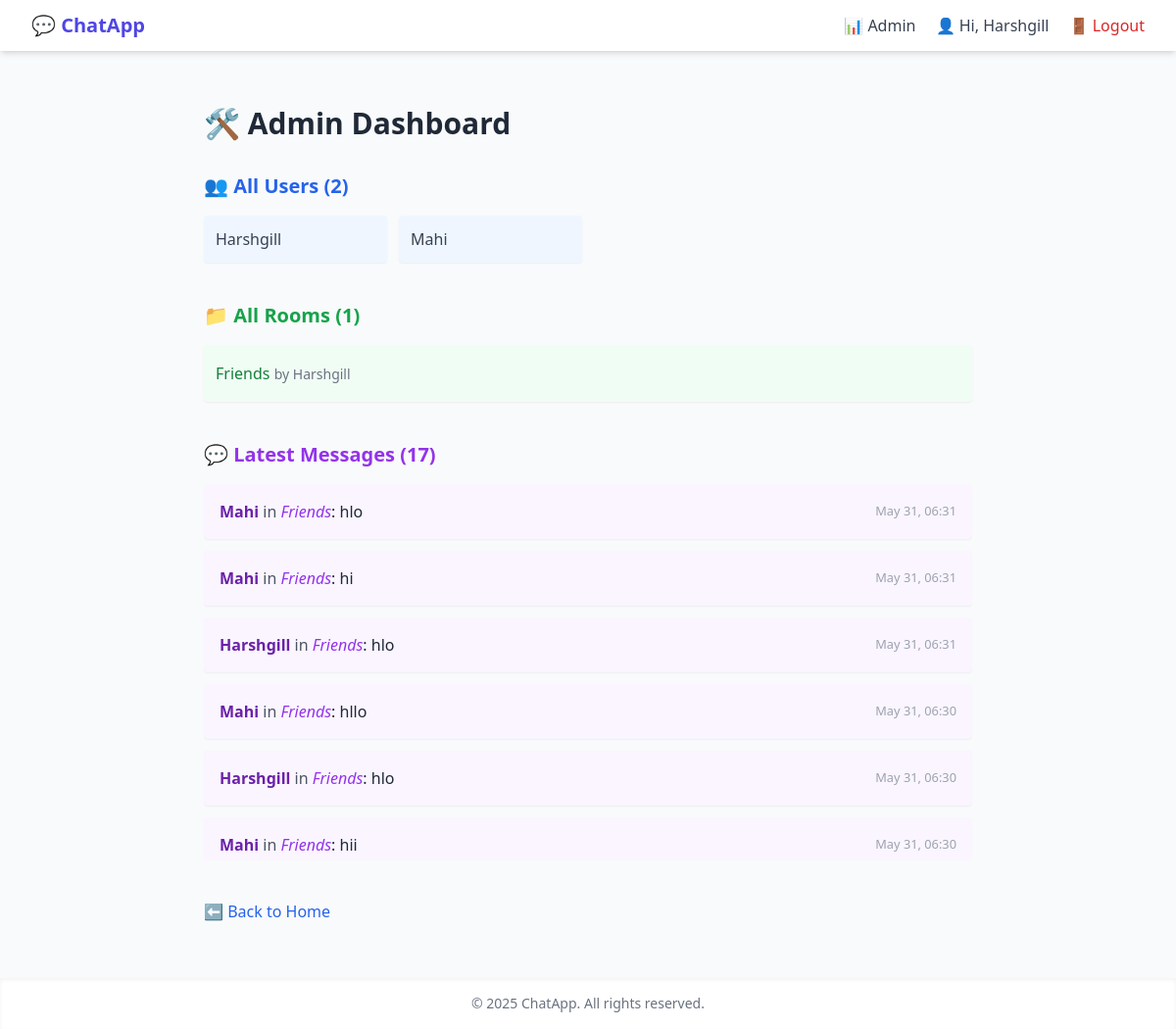
/admin-dashboard/ (signed in), run on the app's committed database.
### core/models.py (models this page shows, shortened)
class Room(models.Model):
    name = models.CharField(max_length=255, unique=True)
    created_by = models.ForeignKey(User, on_delete=models.CASCADE)
    created_at = models.DateTimeField(auto_now_add=True)

class Message(models.Model):
    room = models.ForeignKey(Room, on_delete=models.CASCADE, related_name='messages')
    user = models.ForeignKey(User, on_delete=models.CASCADE)
    content = models.TextField()
    timestamp = models.DateTimeField(auto_now_add=True)

### core/views.py (the view)
# urls.py: path('admin-dashboard/', views.admin_dashboard, name='admin_dashboard'),
@staff_member_required
def admin_dashboard(request):
    users = User.objects.all()
    rooms = Room.objects.all()
    messages = Message.objects.order_by('-timestamp')[:50]
    return render(request, 'admin_dashboard.html', {
        'users': users,
        'rooms': rooms,
        'messages': messages
    })

### templates/admin_dashboard.html (shortened to what this page needs)
{% extends 'base.html' %} {% block content %}
<div class="p-6 max-w-6xl mx-auto">
  <h2 class="text-3xl font-bold text-gray-800 mb-8">🛠️ Admin Dashboard</h2>
  <div class="mb-10">
    <h3 class="text-xl font-semibold text-blue-600 mb-4">👥 All Users ({{ users|length }})</h3>
    <ul class="grid grid-cols-2 md:grid-cols-3 lg:grid-cols-4 gap-3">
      {% for user in users %}
      <li class="bg-blue-50 p-3 rounded shadow-sm text-gray-700">{{ user.username }}</li>
      {% endfor %}
    </ul>
  </div>
  <div class="mb-10">
    <h3 class="text-xl font-semibold text-green-600 mb-4">📁 All Rooms ({{ rooms|length }})</h3>
    <ul class="space-y-2">
      {% for room in rooms %}
      <li class="bg-green-50 p-3 rounded shadow-sm group flex justify-between items-center">
        <div>
          <a href="/?room={{ room.name }}" class="font-medium text-green-700">{{ room.name }}</a>
          <span class="text-sm text-gray-500">by {{ room.created_by.username }}</span>
        </div>
        <form
          action="{% url 'delete_room' room.id %}?next=admin-dashboard"
          method="post"
          onsubmit="return confirm('Are you sure you want to delete this room?');"
          class="inline mt-1 mr-2"
        >
        </form>
      </li>
      {% endfor %}
    </ul>
  </div>
  <div>
    <h3 class="text-xl font-semibold text-purple-600 mb-4">💬 Latest Messages ({{ messages|length }})</h3>
    <ul class="space-y-3 max-h-96 overflow-y-scroll">
      {% for msg in messages %}
      <li class="bg-purple-50 p-4 rounded shadow-sm">
        <div class="flex justify-between items-center">
          <div>
            <strong class="text-purple-800">{{ msg.user.username }}</strong>
            <span class="text-gray-600">in</span>
            <a href="/?room={{ msg.room.name }}"><em class="text-purple-600">{{ msg.room.name }}</em></a
            >:
            <span class="text-gray-800">{{ msg.content }}</span>
          </div>
          <small class="text-gray-400">{{ msg.timestamp|date:"M d, H:i" }}</small>
        </div>
      </li>
      {% endfor %}
    </ul>
  </div>
  <div class="mt-10">
    <a href="{% url 'home' %}" class="text-blue-600 hover:underline">⬅ Back to Home</a>
  </div>
</div>
{% endblock %}

### templates/base.html (shortened to what this page needs)
{% load static %}
<!DOCTYPE html>
<html lang="en">
  <head>
    <script src="https://cdn.tailwindcss.com"></script>
  </head>
  <body class="bg-gray-50 text-gray-800 min-h-screen flex flex-col">
    <nav class="bg-white shadow-md">
      <div class="max-w-7xl mx-auto px-4 sm:px-6 lg:px-8 py-3 flex justify-between items-center">
        <div class="text-xl font-semibold text-indigo-600">
          <a href="{% url 'home' %}">💬 ChatApp</a>
        </div>
        <div class="space-x-4 text-sm sm:text-base">
          {% if user.is_staff %}
          <a href="{% url 'admin_dashboard' %}" class="text-gray-700 hover:text-indigo-600">📊 Admin</a>
          {% endif %} {% if user.is_authenticated %}
          <a href="{% url 'profile' %}" class="text-gray-700 hover:text-indigo-600">👤 Hi, {{ user.username }}</a>
          <a href="{% url 'logout' %}" class="text-red-600 hover:text-red-800">🚪 Logout</a>
          {% else %}
          <a href="{% url 'login' %}" class="text-indigo-600 hover:text-indigo-800">🔑 Login</a>
          <a href="{% url 'signup' %}" class="text-indigo-600 hover:text-indigo-800">👤 Signup</a>
          {% endif %}
        </div>
      </div>
    </nav>
    <main class="flex-grow">
      <div class="max-w-4xl mx-auto py-8 px-4 sm:px-6 lg:px-8">{% block content %}{% endblock %}</div>
    </main>
    <footer class="bg-white text-center text-sm py-4 text-gray-500 shadow-inner">
      © {{ year|default:2025 }} ChatApp. All rights reserved.
    </footer>
  </body>
</html>

### data on the page
Room: name "Friends", created_by.username "Harshgill"
Message: user.username "Mahi", room.name "Friends", content "hlo", timestamp "May 31, 06:31"
Message: user.username "Mahi", room.name "Friends", content "hi", timestamp "May 31, 06:31"
Message: user.username "Harshgill", room.name "Friends", content "hlo", timestamp "May 31, 06:31"
Message: user.username "Mahi", room.name "Friends", content "hllo", timestamp "May 31, 06:30"
Message: user.username "Harshgill", room.name "Friends", content "hlo", timestamp "May 31, 06:30"
Message: user.username "Mahi", room.name "Friends", content "hii", timestamp "May 31, 06:30"

### other printed values
{{ user.username }} "Harshgill"
{{ users|length }} "2"
{{ user.username }} "Mahi"
{{ rooms|length }} "1"
{{ messages|length }} "17"
{{ year|default:2025 }} "2025"
